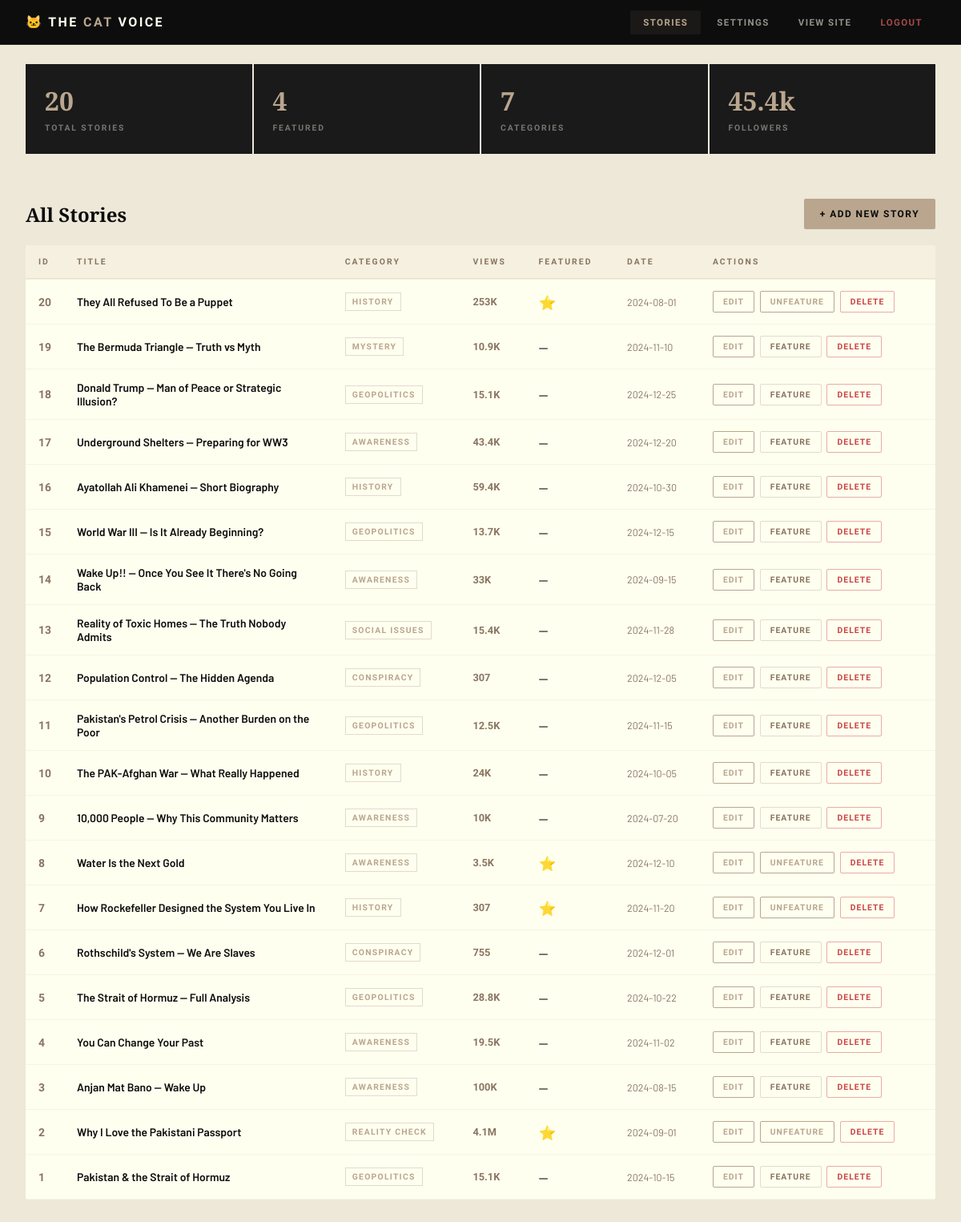
Screenshot of /admin/dashboard (signed in) with the database file from the repository.
### tables this page shows
CREATE TABLE settings (
        key   TEXT PRIMARY KEY,
        value TEXT
    );

CREATE TABLE stories (
        id       INTEGER PRIMARY KEY AUTOINCREMENT,
        title    TEXT NOT NULL,
        category TEXT NOT NULL,
        excerpt  TEXT,
        content  TEXT,
        views    TEXT,
        date     TEXT,
        featured INTEGER DEFAULT 0
    );

### app.py (the view)
@app.route('/admin/dashboard')
@admin_required
def admin_dashboard():
    settings = get_settings()
    stories = query_db('SELECT * FROM stories ORDER BY id DESC')
    total = query_db('SELECT COUNT(*) as cnt FROM stories', one=True)['cnt']
    featured_count = query_db('SELECT COUNT(*) as cnt FROM stories WHERE featured=1', one=True)['cnt']
    categories_count = query_db('SELECT COUNT(DISTINCT category) as cnt FROM stories', one=True)['cnt']
    return render_template('admin_dashboard.html',
                           settings=settings,
                           stories=stories,
                           total=total,
                           featured_count=featured_count,
                           categories_count=categories_count)

### app.py (called while the page is built)
def get_db():
    db = getattr(g, '_database', None)
    if db is None:
        db = g._database = sqlite3.connect(DATABASE)
        db.row_factory = sqlite3.Row
    return db

@app.teardown_appcontext
def close_connection(exception):
    db = getattr(g, '_database', None)
    if db is not None:
        db.close()

def query_db(query, args=(), one=False):
    cur = get_db().execute(query, args)
    rv = cur.fetchall()
    cur.close()
    return (rv[0] if rv else None) if one else rv

def get_settings():
    rows = query_db('SELECT key, value FROM settings')
    return {row['key']: row['value'] for row in rows}

def admin_required(f):
    from functools import wraps
    @wraps(f)
    def decorated(*args, **kwargs):
        if not session.get('admin'):
            flash('Please log in to access the admin panel.', 'error')
            return redirect(url_for('admin_login'))
        return f(*args, **kwargs)
    return decorated

### templates/admin_dashboard.html (shortened to what this page needs)
<!DOCTYPE html>
<html lang="en">
<head>
</head>
<body>
  <nav class="admin-nav" role="navigation" aria-label="Admin Navigation">
    <a href="{{ url_for('home') }}" class="admin-logo">🐱 THE <span class="lc">CAT</span> VOICE</a>
    <div class="admin-nav-links">
      <a href="{{ url_for('admin_dashboard') }}" class="nav-tab active" id="tab-stories">Stories</a>
      <a href="{{ url_for('admin_settings') }}" class="nav-tab" id="tab-settings">Settings</a>
      <a href="{{ url_for('home') }}" class="nav-tab" target="_blank" id="tab-view-site">View Site</a>
      <a href="{{ url_for('admin_logout') }}" class="nav-tab danger" id="tab-logout">Logout</a>
    </div>
  </nav>
  <div class="stats-bar">
    <div class="sb-item">
      <div class="sb-num">{{ total }}</div>
      <div class="sb-label">Total Stories</div>
    </div>
    <div class="sb-item">
      <div class="sb-num">{{ featured_count }}</div>
      <div class="sb-label">Featured</div>
    </div>
    <div class="sb-item">
      <div class="sb-num">{{ categories_count }}</div>
      <div class="sb-label">Categories</div>
    </div>
    <div class="sb-item">
      <div class="sb-num">{{ settings.followers }}</div>
      <div class="sb-label">Followers</div>
    </div>
  </div>
  <div class="admin-main">
    <div class="panel-header">
      <h1>All Stories</h1>
      <a href="{{ url_for('admin_add') }}" class="btn-add" id="btn-add-story">+ Add New Story</a>
    </div>
    <div class="table-wrap">
      <table aria-label="Stories table">
        <thead>
          <tr>
            <th>ID</th>
            <th>Title</th>
            <th>Category</th>
            <th>Views</th>
            <th>Featured</th>
            <th>Date</th>
            <th>Actions</th>
          </tr>
        </thead>
        <tbody>
          {% for s in stories %}
          <tr id="row-story-{{ s['id'] }}">
            <td class="td-id">{{ s['id'] }}</td>
            <td class="td-title">
              <a href="{{ url_for('story', story_id=s['id']) }}" target="_blank">{{ s['title'] }}</a>
            </td>
            <td><span class="td-cat">{{ s['category'] }}</span></td>
            <td class="td-views">{{ s['views'] }}</td>
            <td class="td-featured"><span>{% if s['featured'] %}⭐{% else %}—{% endif %}</span></td>
            <td class="td-date">{{ s['date'] }}</td>
            <td class="td-actions">
              <a href="{{ url_for('admin_edit', story_id=s['id']) }}" class="action-btn btn-edit" id="edit-{{ s['id'] }}">Edit</a>
              <a href="{{ url_for('admin_toggle_featured', story_id=s['id']) }}" class="action-btn btn-feature {% if s['featured'] %}is-featured{% endif %}" id="feat-{{ s['id'] }}">{% if s['featured'] %}Unfeature{% else %}Feature{% endif %}</a>
              <a href="{{ url_for('admin_delete', story_id=s['id']) }}" class="action-btn btn-delete" id="delete-{{ s['id'] }}" data-title="{{ s['title']|e }}" onclick="return confirm('Delete \"' + this.dataset.title + '\"? This cannot be undone.')">Delete</a>
            </td>
          </tr>
          {% else %}
          <tr>
            <td colspan="7" style="text-align: center; padding: 40px; color: var(--brown-dark); font-style: italic;">
              No stories yet. <a href="{{ url_for('admin_add') }}" style="color: var(--brown);">Add the first one.</a>
            </td>
          </tr>
          {% endfor %}
        </tbody>
      </table>
    </div>
  </div>
</body>
</html>

### rows the page displays
settings: followers "45.4k"
stories: id "20", title "They All Refused To Be a Puppet", category "HISTORY", views "253K", date "2024-08-01", featured "UNFEATURE"
stories: id "19", title "The Bermuda Triangle — Truth vs Myth", category "MYSTERY", views "10.9K", date "2024-11-10", featured "FEATURE"
stories: id "18", title "Donald Trump — Man of Peace or Strategic Illusion?", category "GEOPOLITICS", views "15.1K", date "2024-12-25", featured "FEATURE"
stories: id "17", title "Underground Shelters — Preparing for WW3", category "AWARENESS", views "43.4K", date "2024-12-20", featured "FEATURE"
stories: id "16", title "Ayatollah Ali Khamenei — Short Biography", category "HISTORY", views "59.4K", date "2024-10-30", featured "FEATURE"
stories: id "15", title "World War III — Is It Already Beginning?", category "GEOPOLITICS", views "13.7K", date "2024-12-15", featured "FEATURE"
stories: id "14", title "Wake Up!! — Once You See It There's No Going Back", category "AWARENESS", views "33K", date "2024-09-15", featured "FEATURE"
stories: id "13", title "Reality of Toxic Homes — The Truth Nobody Admits", category "SOCIAL ISSUES", views "15.4K", date "2024-11-28", featured "FEATURE"
stories: id "12", title "Population Control — The Hidden Agenda", category "CONSPIRACY", views "307", date "2024-12-05", featured "FEATURE"
stories: id "11", title "Pakistan's Petrol Crisis — Another Burden on the Poor", category "GEOPOLITICS", views "12.5K", date "2024-11-15", featured "FEATURE"
stories: id "10", title "The PAK-Afghan War — What Really Happened", category "HISTORY", views "24K", date "2024-10-05", featured "FEATURE"
stories: id "9", title "10,000 People — Why This Community Matters", category "AWARENESS", views "10K", date "2024-07-20", featured "FEATURE"
stories: id "8", title "Water Is the Next Gold", category "AWARENESS", views "3.5K", date "2024-12-10", featured "UNFEATURE"
stories: id "7", title "How Rockefeller Designed the System You Live In", category "HISTORY", views "307", date "2024-11-20", featured "UNFEATURE"
stories: id "6", title "Rothschild's System — We Are Slaves", category "CONSPIRACY", views "755", date "2024-12-01", featured "FEATURE"
stories: id "5", title "The Strait of Hormuz — Full Analysis", category "GEOPOLITICS", views "28.8K", date "2024-10-22", featured "FEATURE"
stories: id "4", title "You Can Change Your Past", category "AWARENESS", views "19.5K", date "2024-11-02", featured "FEATURE"
stories: id "3", title "Anjan Mat Bano — Wake Up", category "AWARENESS", views "100K", date "2024-08-15", featured "FEATURE"
stories: id "2", title "Why I Love the Pakistani Passport", category "REALITY CHECK", views "4.1M", date "2024-09-01", featured "UNFEATURE"
stories: id "1", title "Pakistan & the Strait of Hormuz", category "GEOPOLITICS", views "15.1K", date "2024-10-15", featured "FEATURE"

### other values shown
{{ total }} "20"
{{ featured_count }} "4"
{{ categories_count }} "7"
